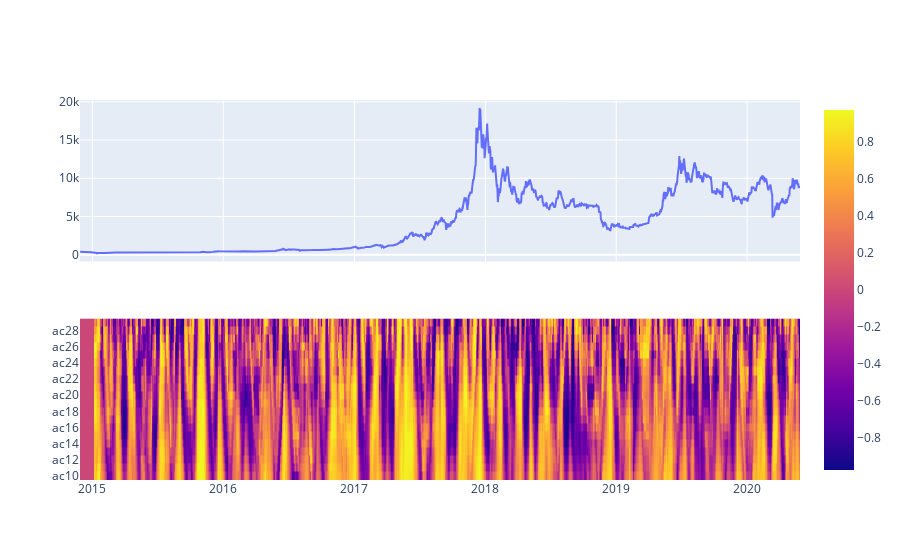

The notebook cell saved with this chart:
### Code cell
# TODO http://traders.com/Documentation/FEEDbk_docs/2016/09/TradersTips.html
# https://quantstrattrader.wordpress.com/2017/02/15/ehlerss-autocorrelation-periodogram/
import plotly.express as px
from plotly.subplots import make_subplots
import plotly.graph_objects as go

fig = make_subplots(rows=2, cols=1,shared_xaxes=True)

grid = df[features].T
print (grid.values)
df_line = df

trace_line = go.Scatter(x=df_line.index, y=df_line.close, mode="lines")
fig.add_trace(trace_line, row=1, col=1)

trace_map = go.Heatmap(x=grid.columns, y=grid.index, z=grid.values, showscale=True)
fig.add_trace(trace_map, row=2, col=1)

fig.show()

### Figure 1 — Plotly figure (JSON) as saved in the notebook; plotly's stock layout.template omitted (floating-point values rounded to 4 significant figures; data arrays with more than 128 entries replaced by an {"elided": "..."} marker saying what was removed)
{"data": [{"mode": "lines", "type": "scatter", "x": {"elided": "1996 str values"}, "xaxis": "x", "y": {"elided": "1996 float values"}, "yaxis": "y"}, {"showscale": true, "type": "heatmap", "x": {"elided": "1996 str values"}, "xaxis": "x2", "y": ["ac10", "ac11", "ac12", "ac13", "ac14", "ac15", "ac16", "ac17", "ac18", "ac19", "ac20", "ac21", "ac22", "ac23", "ac24", "ac25", "ac26", "ac27", "ac28", "ac29"], "yaxis": "y2", "z": {"elided": "20x1996 float values"}}], "layout": {"xaxis": {"anchor": "y", "domain": [0, 1], "matches": "x2", "showticklabels": false}, "xaxis2": {"anchor": "y2", "domain": [0, 1]}, "yaxis": {"anchor": "x", "domain": [0.575, 1]}, "yaxis2": {"anchor": "x2", "domain": [0, 0.425]}}}
